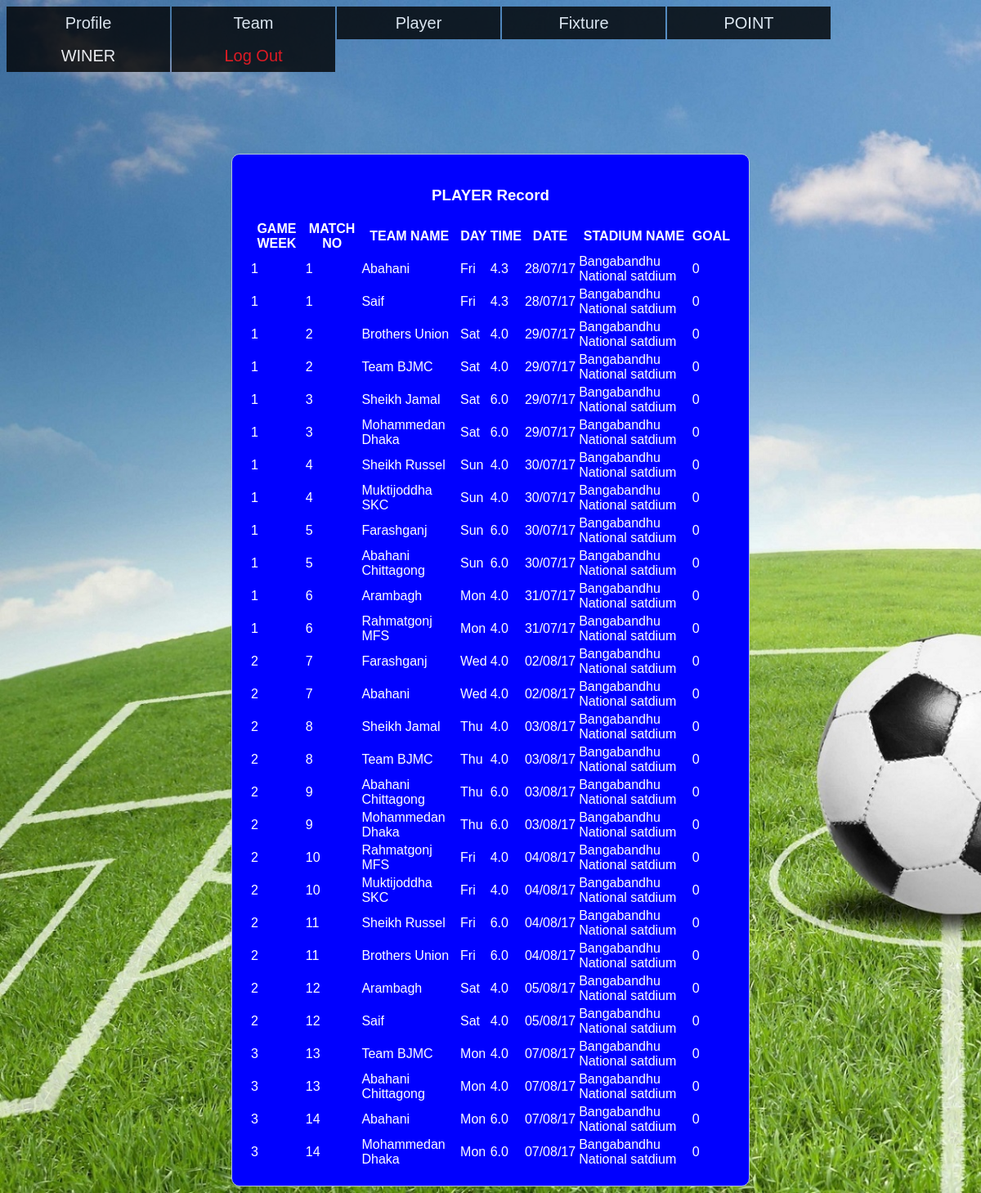
Page /user-fixture.php on the committed database.
### tables this page shows
CREATE TABLE IF NOT EXISTS `fixture` (
  `day` varchar(3) DEFAULT NULL,
  `date` varchar(8) DEFAULT NULL,
  `team` varchar(18) NOT NULL DEFAULT '',
  `gameweek` int(1) NOT NULL DEFAULT '0',
  `matchno` int(2) NOT NULL DEFAULT '0',
  `time` decimal(2,1) DEFAULT NULL,
  `stadiumname` varchar(28) DEFAULT NULL,
  `goal` int(1) DEFAULT NULL
);

### user-fixture.php (the view, shortened to what this page needs)
<!DOCTYPE html>
<html>
<head>
	<link rel="stylesheet" type="text/css" href="style1.css">
<ul>
	<li>
		<a href="">Profile</a>
	</li>
	<li>
		<a href="">Team</a>
	</li>
	<li>
		<a href="">Player</a>
	</li>
	<li><a href="user-fixture.php">Fixture</a></li>
    <li><a href="point.php">POINT</a></li>
    <li><a href="winer.php">WINER</a></li>
	<li><a href="user-fixture.php?logout='1'" style="color: red;">Log Out</a></li>
</ul>
</head>
<body>
    <br><br> <br><br> <br><br> <br><br> <br><br>
<div class="content">
	<div> <p> <center><h3>PLAYER Record</h3></center> </p></div>
  	<table>
		<tr>
			<th>GAME WEEK</th>
			<th>MATCH NO</th>
			<th>TEAM NAME</th>
			<th>DAY</th>
			<th>TIME</th>
			<th>DATE</th>
			<th>STADIUM NAME</th>
			<th>GOAL</th>
		</tr>
		<?php
		$con=mysqli_connect("localhost","root","","games");
		$sql="SELECT gameweek,matchno,team,day,time,date,stadiumname,goal from fixture
		order by gameweek,date,matchno";
		$result=$con->query($sql);
		if($result->num_rows >0){
			while ($row=$result->fetch_assoc()) {
                echo "<tr><td>".$row["gameweek"]."</td><td>".$row["matchno"]."</td><td>".$row["team"]."</td><td>".$row["day"]."</td><td>".$row["time"]."</td><td>".$row["date"]."</td><td>".$row["stadiumname"]."</td><td>".$row["goal"]."</td></tr>";
			}
			echo "</table>";
		}
		else{
			echo "0 result";
		}
		 ?>
</div>
</body>
</html>

### style1.css (style rules this page uses)
body { background: url(profile.jpeg) no-repeat; background-size: cover; font-family: Arial; color: white; }
ul { margin: 0px; padding: 0px; list-style: none; }
ul li { float: left; width: 200px; height: 40px; background-color: black; opacity: .8; line-height: 40px; text-align: center; font-size: 20px; margin-right: 2px; }
ul li a { text-decoration: none; color: white; display: block; }
form, .content { width: 50%; margin: 0px auto; padding: 20px; border: 1px solid #B0C4DE; background: blue; border-radius: 10px 10px 10px 10px; }

### rows in the picture
fixture: gameweek "1", matchno "1", team "Abahani", day "Fri", time "4.3", date "28/07/17", stadiumname "Bangabandhu National satdium", goal "0"
fixture: gameweek "1", matchno "1", team "Saif", day "Fri", time "4.3", date "28/07/17", stadiumname "Bangabandhu National satdium", goal "0"
fixture: gameweek "1", matchno "2", team "Brothers Union", day "Sat", time "4.0", date "29/07/17", stadiumname "Bangabandhu National satdium", goal "0"
fixture: gameweek "1", matchno "2", team "Team BJMC", day "Sat", time "4.0", date "29/07/17", stadiumname "Bangabandhu National satdium", goal "0"
fixture: gameweek "1", matchno "3", team "Sheikh Jamal", day "Sat", time "6.0", date "29/07/17", stadiumname "Bangabandhu National satdium", goal "0"
fixture: gameweek "1", matchno "3", team "Mohammedan Dhaka", day "Sat", time "6.0", date "29/07/17", stadiumname "Bangabandhu National satdium", goal "0"
fixture: gameweek "1", matchno "4", team "Sheikh Russel", day "Sun", time "4.0", date "30/07/17", stadiumname "Bangabandhu National satdium", goal "0"
fixture: gameweek "1", matchno "4", team "Muktijoddha SKC", day "Sun", time "4.0", date "30/07/17", stadiumname "Bangabandhu National satdium", goal "0"
fixture: gameweek "1", matchno "5", team "Farashganj", day "Sun", time "6.0", date "30/07/17", stadiumname "Bangabandhu National satdium", goal "0"
fixture: gameweek "1", matchno "5", team "Abahani Chittagong", day "Sun", time "6.0", date "30/07/17", stadiumname "Bangabandhu National satdium", goal "0"
fixture: gameweek "1", matchno "6", team "Arambagh", day "Mon", time "4.0", date "31/07/17", stadiumname "Bangabandhu National satdium", goal "0"
fixture: gameweek "1", matchno "6", team "Rahmatgonj MFS", day "Mon", time "4.0", date "31/07/17", stadiumname "Bangabandhu National satdium", goal "0"
fixture: gameweek "2", matchno "7", team "Farashganj", day "Wed", time "4.0", date "02/08/17", stadiumname "Bangabandhu National satdium", goal "0"
fixture: gameweek "2", matchno "7", team "Abahani", day "Wed", time "4.0", date "02/08/17", stadiumname "Bangabandhu National satdium", goal "0"
fixture: gameweek "2", matchno "8", team "Sheikh Jamal", day "Thu", time "4.0", date "03/08/17", stadiumname "Bangabandhu National satdium", goal "0"
fixture: gameweek "2", matchno "8", team "Team BJMC", day "Thu", time "4.0", date "03/08/17", stadiumname "Bangabandhu National satdium", goal "0"
fixture: gameweek "2", matchno "9", team "Abahani Chittagong", day "Thu", time "6.0", date "03/08/17", stadiumname "Bangabandhu National satdium", goal "0"
fixture: gameweek "2", matchno "9", team "Mohammedan Dhaka", day "Thu", time "6.0", date "03/08/17", stadiumname "Bangabandhu National satdium", goal "0"
fixture: gameweek "2", matchno "10", team "Rahmatgonj MFS", day "Fri", time "4.0", date "04/08/17", stadiumname "Bangabandhu National satdium", goal "0"
fixture: gameweek "2", matchno "10", team "Muktijoddha SKC", day "Fri", time "4.0", date "04/08/17", stadiumname "Bangabandhu National satdium", goal "0"
fixture: gameweek "2", matchno "11", team "Sheikh Russel", day "Fri", time "6.0", date "04/08/17", stadiumname "Bangabandhu National satdium", goal "0"
fixture: gameweek "2", matchno "11", team "Brothers Union", day "Fri", time "6.0", date "04/08/17", stadiumname "Bangabandhu National satdium", goal "0"
fixture: gameweek "2", matchno "12", team "Arambagh", day "Sat", time "4.0", date "05/08/17", stadiumname "Bangabandhu National satdium", goal "0"
fixture: gameweek "2", matchno "12", team "Saif", day "Sat", time "4.0", date "05/08/17", stadiumname "Bangabandhu National satdium", goal "0"
fixture: gameweek "3", matchno "13", team "Team BJMC", day "Mon", time "4.0", date "07/08/17", stadiumname "Bangabandhu National satdium", goal "0"
fixture: gameweek "3", matchno "13", team "Abahani Chittagong", day "Mon", time "4.0", date "07/08/17", stadiumname "Bangabandhu National satdium", goal "0"
fixture: gameweek "3", matchno "14", team "Abahani", day "Mon", time "6.0", date "07/08/17", stadiumname "Bangabandhu National satdium", goal "0"
fixture: gameweek "3", matchno "14", team "Mohammedan Dhaka", day "Mon", time "6.0", date "07/08/17", stadiumname "Bangabandhu National satdium", goal "0"
